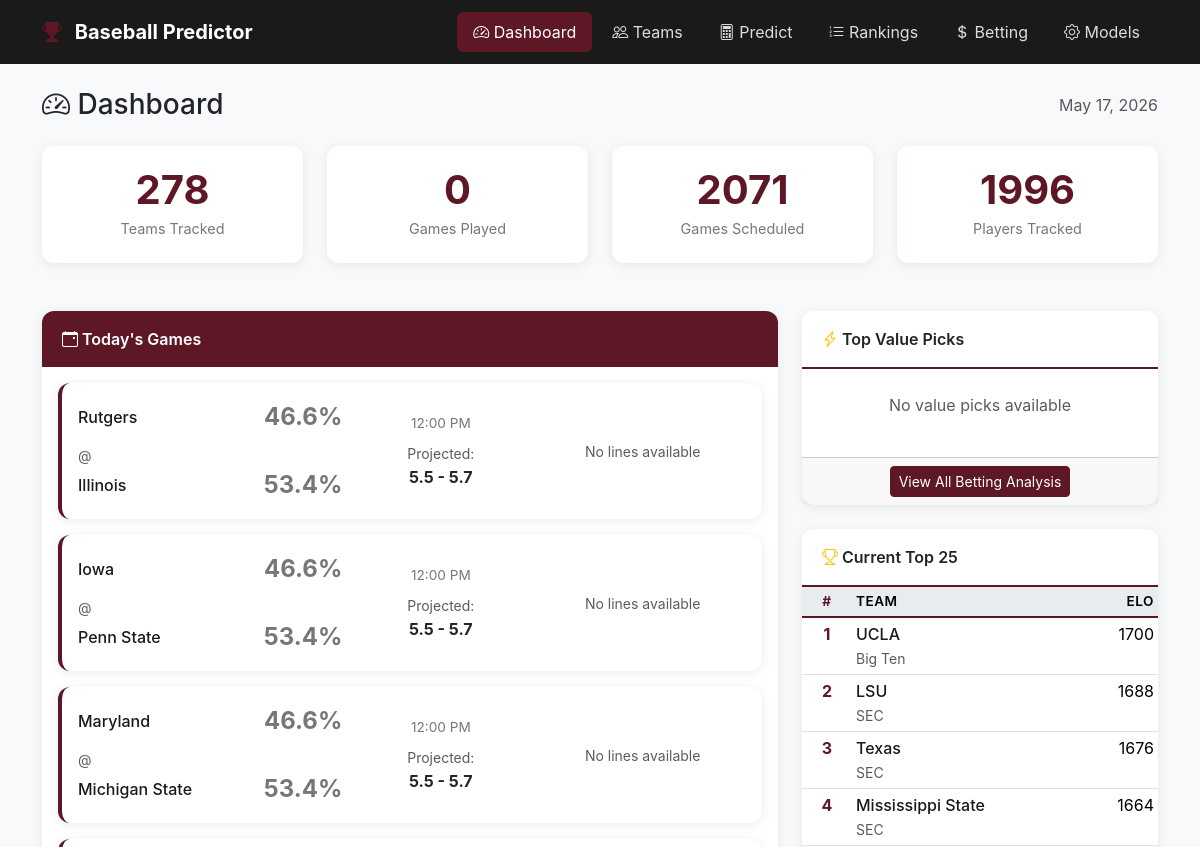
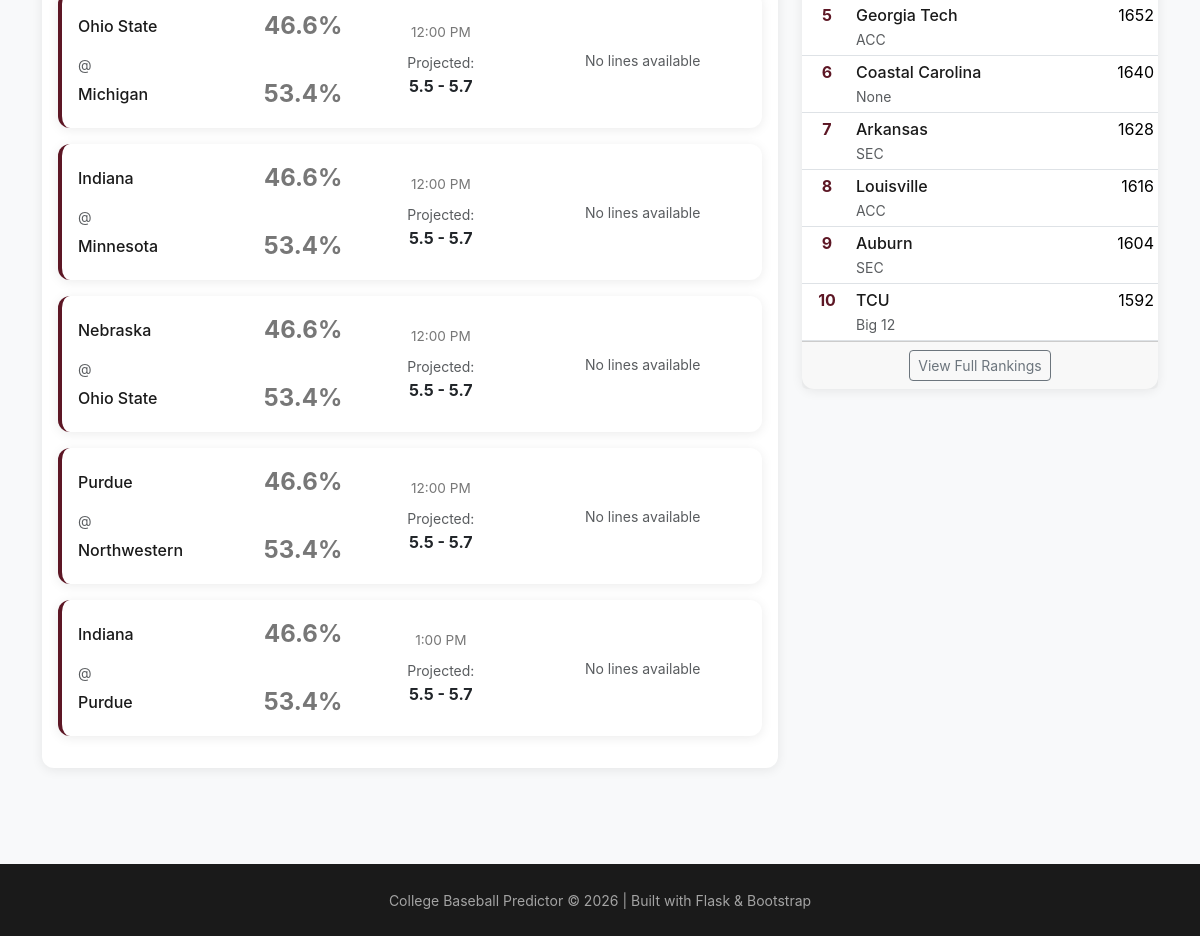
The page / on the database its author committed (2 pictures, top to bottom).
### tables this page shows
CREATE TABLE elo_ratings (
                    team_id TEXT PRIMARY KEY,
                    rating REAL DEFAULT 1500,
                    games_played INTEGER DEFAULT 0,
                    updated_at TEXT DEFAULT CURRENT_TIMESTAMP
                );

CREATE TABLE teams (
            id TEXT PRIMARY KEY,
            name TEXT NOT NULL,
            nickname TEXT,
            conference TEXT,
            division TEXT,
            athletics_url TEXT,
            preseason_rank INTEGER,
            current_rank INTEGER,
            created_at TEXT DEFAULT CURRENT_TIMESTAMP,
            updated_at TEXT DEFAULT CURRENT_TIMESTAMP
        );

CREATE TABLE games (
            id TEXT PRIMARY KEY,
            date TEXT NOT NULL,
            time TEXT,
            home_team_id TEXT NOT NULL,
            away_team_id TEXT NOT NULL,
            home_score INTEGER,
            away_score INTEGER,
            winner_id TEXT,
            innings INTEGER DEFAULT 9,
            is_conference_game INTEGER DEFAULT 0,
            is_neutral_site INTEGER DEFAULT 0,
            tournament_id TEXT,
            venue TEXT,
            attendance INTEGER,
            notes TEXT,
            status TEXT DEFAULT 'scheduled',  -- scheduled, final, postponed, cancelled
            created_at TEXT DEFAULT CURRENT_TIMESTAMP,
            updated_at TEXT DEFAULT CURRENT_TIMESTAMP,
            FOREIGN KEY (home_team_id) REFERENCES teams(id),
            FOREIGN KEY (away_team_id) REFERENCES teams(id),
            FOREIGN KEY (tournament_id) REFERENCES tournaments(id)
        );

### web/app.py (the view)
@app.route('/')
def dashboard():
    todays_games = get_todays_games()
    value_picks = get_value_picks(5)
    top_25 = get_current_top_25()
    stats = get_quick_stats()
    conn = get_connection()
    c = conn.cursor()
    for team in top_25:
        c.execute('SELECT rating FROM elo_ratings WHERE team_id = ?', (team['id'],))
        row = c.fetchone()
        team['elo_rating'] = row[0] if row else None
    conn.close()
    return render_template('dashboard.html',
                          todays_games=todays_games,
                          value_picks=value_picks,
                          top_25=top_25,
                          stats=stats,
                          today=datetime.now().strftime('%B %d, %Y'))

### web/templates/dashboard.html (shortened to what this page needs)
{% extends "base.html" %}
{% block content %}
<div class="d-flex justify-content-between align-items-center mb-4">
    <h1 class="h3 mb-0">
        <i class="bi bi-speedometer2 text-maroon"></i> Dashboard
    </h1>
    <span class="text-muted">{{ today }}</span>
</div>
<div class="row mb-4">
    <div class="col-6 col-md-3">
        <div class="card stat-card">
            <div class="stat-value">{{ stats.total_teams }}</div>
            <div class="stat-label">Teams Tracked</div>
        </div>
    </div>
    <div class="col-6 col-md-3">
        <div class="card stat-card">
            <div class="stat-value">{{ stats.games_played }}</div>
            <div class="stat-label">Games Played</div>
        </div>
    </div>
    <div class="col-6 col-md-3">
        <div class="card stat-card">
            <div class="stat-value">{{ stats.games_scheduled }}</div>
            <div class="stat-label">Games Scheduled</div>
        </div>
    </div>
    <div class="col-6 col-md-3">
        <div class="card stat-card">
            <div class="stat-value">{{ stats.players_tracked or 0 }}</div>
            <div class="stat-label">Players Tracked</div>
        </div>
    </div>
</div>
<div class="row">
    <div class="col-lg-8">
        <div class="card">
            <div class="card-header bg-maroon">
                <i class="bi bi-calendar-event"></i> Today's Games
            </div>
            <div class="card-body">
                {% if todays_games %}
                    {% for game in todays_games %}
                    <div class="game-card card mb-3">
                        <div class="card-body">
                            <div class="row align-items-center">
                                <div class="col-md-5">
                                    <div class="d-flex justify-content-between align-items-center">
                                        <div>
                                            <a href="/team/{{ game.away_team_id }}" class="team-link">
                                                {{ game.away_team_name }}
                                            </a>
                                        </div>
                                        {% if game.prediction %}
                                        <span class="win-prob {% if game.prediction.away_win_probability > 0.6 %}high{% elif game.prediction.away_win_probability < 0.4 %}low{% else %}medium{% endif %}">
                                            {{ (game.prediction.away_win_probability * 100)|round(1) }}%
                                        </span>
                                        {% endif %}
                                    </div>
                                    <div class="mt-2">
                                        <small class="text-muted">@</small>
                                    </div>
                                    <div class="d-flex justify-content-between align-items-center">
                                        <div>
                                            <a href="/team/{{ game.home_team_id }}" class="team-link">
                                                {{ game.home_team_name }}
                                            </a>
                                        </div>
                                        {% if game.prediction %}
                                        <span class="win-prob {% if game.prediction.home_win_probability > 0.6 %}high{% elif game.prediction.home_win_probability < 0.4 %}low{% else %}medium{% endif %}">
                                            {{ (game.prediction.home_win_probability * 100)|round(1) }}%
                                        </span>
                                        {% endif %}
                                    </div>
                                </div>
                                <div class="col-md-3 text-center">
                                    <div class="game-time">{{ game.time or 'TBD' }}</div>
                                    {% if game.prediction %}
                                    <div class="mt-2">
                                        <small class="text-muted">Projected:</small>
                                        <div class="fw-bold">{{ game.prediction.projected_away_runs|round(1) }} - {{ game.prediction.projected_home_runs|round(1) }}</div>
                                    </div>
                                    {% endif %}
                                </div>
                                <div class="col-md-4 text-center">
                                    {% if game.home_ml and game.away_ml %}
                                    <small class="text-muted d-block">DraftKings</small>
                                    <div class="d-flex justify-content-center gap-3">
                                        <span>{{ game.away_ml|format_odds }}</span>
                                        <span class="text-muted">/</span>
                                        <span>{{ game.home_ml|format_odds }}</span>
                                    </div>
                                    {% if game.over_under %}
                                    <small class="text-muted">O/U {{ game.over_under }}</small>
                                    {% endif %}
                                    {% else %}
                                    <small class="text-muted">No lines available</small>
                                    {% endif %}
                                </div>
                            </div>
                        </div>
                    </div>
                    {% endfor %}
                {% else %}
                <div class="text-center text-muted py-4">
                    <i class="bi bi-calendar-x display-4"></i>
                    <p class="mt-2">No games scheduled for today</p>
                </div>
                {% endif %}
            </div>
        </div>
    </div>
    <div class="col-lg-4">
        <div class="card">
            <div class="card-header">
                <i class="bi bi-lightning-charge text-warning"></i> Top Value Picks
            </div>
            <div class="card-body p-0">
                {% if value_picks %}
                <div class="list-group list-group-flush">
                    {% for pick in value_picks %}
                    <div class="list-group-item">
                        <div class="d-flex justify-content-between align-items-start">
                            <div>
                                <strong>{{ pick.pick }}</strong>
                                <div class="small text-muted">{{ pick.game }}</div>
                            </div>
                            <div class="text-end">
                                <span class="value-indicator positive">
                                    +{{ pick.edge|round(1) }}%
                                </span>
                                <div class="small text-muted mt-1">{{ pick.moneyline|format_odds }}</div>
                            </div>
                        </div>
                        <div class="progress mt-2" style="height: 6px;">
                            <div class="progress-bar bg-success" style="width: {{ pick.model_prob * 100 }}%"></div>
                        </div>
                        <div class="d-flex justify-content-between small text-muted mt-1">
                            <span>Model: {{ (pick.model_prob * 100)|round(1) }}%</span>
                            <span>DK: {{ (pick.dk_implied * 100)|round(1) }}%</span>
                        </div>
                    </div>
                    {% endfor %}
                </div>
                {% else %}
                <div class="text-center text-muted py-4">
                    <p>No value picks available</p>
                </div>
                {% endif %}
            </div>
            <div class="card-footer text-center">
                <a href="/betting" class="btn btn-sm btn-maroon">View All Betting Analysis</a>
            </div>
        </div>
        <div class="card">
            <div class="card-header">
                <i class="bi bi-trophy text-warning"></i> Current Top 25
            </div>
            <div class="card-body p-0">
                {% if top_25 %}
                <div class="table-responsive">
                    <table class="table table-sm table-hover mb-0">
                        <thead>
                            <tr>
                                <th class="rank-col">#</th>
                                <th>Team</th>
                                <th class="text-end">Elo</th>
                            </tr>
                        </thead>
                        <tbody>
                            {% for team in top_25[:10] %}
                            <tr>
                                <td class="rank-col">{{ team.current_rank }}</td>
                                <td>
                                    <a href="/team/{{ team.id }}" class="team-link">{{ team.name }}</a>
                                    <br><small class="text-muted">{{ team.conference }}</small>
                                </td>
                                <td class="text-end">
                                    {% if team.elo_rating %}
                                    {{ team.elo_rating|round(0)|int }}
                                    {% else %}
                                    —
                                    {% endif %}
                                </td>
                            </tr>
                            {% endfor %}
                        </tbody>
                    </table>
                </div>
                {% else %}
                <div class="text-center text-muted py-4">
                    <p>No rankings available</p>
                </div>
                {% endif %}
            </div>
            <div class="card-footer text-center">
                <a href="/rankings" class="btn btn-sm btn-outline-secondary">View Full Rankings</a>
            </div>
        </div>
    </div>
</div>
{% endblock %}

### web/templates/base.html (shortened to what this page needs)
<!DOCTYPE html>
<html lang="en">
<head>
    <link href="https://cdn.jsdelivr.net/npm/bootstrap@5.3.2/dist/css/bootstrap.min.css" rel="stylesheet">
    <link href="https://cdn.jsdelivr.net/npm/bootstrap-icons@1.11.1/font/bootstrap-icons.css" rel="stylesheet">
</head>
<body>
    <nav class="navbar navbar-expand-lg navbar-dark">
        <div class="container">
            <a class="navbar-brand" href="/">
                <i class="bi bi-trophy-fill icon"></i>
                Baseball Predictor
            </a>
            <div class="collapse navbar-collapse" id="navbarNav">
                <ul class="navbar-nav ms-auto">
                    <li class="nav-item">
                        <a class="nav-link {% if request.endpoint == 'dashboard' %}active{% endif %}" href="/">
                            <i class="bi bi-speedometer2"></i> Dashboard
                        </a>
                    </li>
                    <li class="nav-item">
                        <a class="nav-link {% if request.endpoint == 'teams' %}active{% endif %}" href="/teams">
                            <i class="bi bi-people"></i> Teams
                        </a>
                    </li>
                    <li class="nav-item">
                        <a class="nav-link {% if request.endpoint == 'predict' %}active{% endif %}" href="/predict">
                            <i class="bi bi-calculator"></i> Predict
                        </a>
                    </li>
                    <li class="nav-item">
                        <a class="nav-link {% if request.endpoint == 'rankings' %}active{% endif %}" href="/rankings">
                            <i class="bi bi-list-ol"></i> Rankings
                        </a>
                    </li>
                    <li class="nav-item">
                        <a class="nav-link {% if request.endpoint == 'betting' %}active{% endif %}" href="/betting">
                            <i class="bi bi-currency-dollar"></i> Betting
                        </a>
                    </li>
                    <li class="nav-item">
                        <a class="nav-link {% if request.endpoint == 'models' %}active{% endif %}" href="/models">
                            <i class="bi bi-gear"></i> Models
                        </a>
                    </li>
                </ul>
            </div>
        </div>
    </nav>
    <main class="container py-4">
        {% block content %}{% endblock %}
    </main>
    <footer class="footer">
        <div class="container text-center">
            <small>College Baseball Predictor &copy; 2026 | Built with Flask & Bootstrap</small>
        </div>
    </footer>
</body>
</html>

### rows shown on the page
elo_ratings: away_team_name "Rutgers", prediction "46.6", home_team_name "Illinois", prediction "53.4", time "12:00 PM", prediction.projected_away_runs "5.5", prediction.projected_home_runs "5.7"
games: away_team_name "Iowa", prediction "46.6", home_team_name "Penn State", prediction "53.4", time "12:00 PM", prediction.projected_away_runs "5.5", prediction.projected_home_runs "5.7"
elo_ratings: away_team_name "Maryland", prediction "46.6", home_team_name "Michigan State", prediction "53.4", time "12:00 PM", prediction.projected_away_runs "5.5", prediction.projected_home_runs "5.7"
elo_ratings: away_team_name "Ohio State", prediction "46.6", home_team_name "Michigan", prediction "53.4", time "12:00 PM", prediction.projected_away_runs "5.5", prediction.projected_home_runs "5.7"
elo_ratings: away_team_name "Indiana", prediction "46.6", home_team_name "Minnesota", prediction "53.4", time "12:00 PM", prediction.projected_away_runs "5.5", prediction.projected_home_runs "5.7", home_team_name "Purdue", time "1:00 PM"
elo_ratings: away_team_name "Nebraska", prediction "46.6", home_team_name "Ohio State", prediction "53.4", time "12:00 PM", prediction.projected_away_runs "5.5", prediction.projected_home_runs "5.7"
games: away_team_name "Purdue", prediction "46.6", home_team_name "Northwestern", prediction "53.4", time "12:00 PM", prediction.projected_away_runs "5.5", prediction.projected_home_runs "5.7"
teams: name "UCLA", conference "Big Ten"
elo_ratings: elo_rating "1700"
teams: name "LSU", conference "SEC"
elo_ratings: elo_rating "1688"
teams: name "Texas", conference "SEC"
elo_ratings: elo_rating "1676"
teams: name "Mississippi State", conference "SEC"
elo_ratings: elo_rating "1664"
teams: name "Georgia Tech", conference "ACC"
elo_ratings: elo_rating "1652"
teams: name "Coastal Carolina"
elo_ratings: elo_rating "1640"
teams: name "Arkansas", conference "SEC"
elo_ratings: elo_rating "1628"
teams: name "Louisville", conference "ACC"
elo_ratings: elo_rating "1616"
teams: name "Auburn", conference "SEC"
elo_ratings: elo_rating "1604"
teams: name "TCU", conference "Big 12"
elo_ratings: elo_rating "1592"

### other values the page prints
{{ stats.total_teams }} "278"
{{ stats.games_played }} "0"
{{ stats.games_scheduled }} "2071"
{{ stats.players_tracked or 0 }} "1996"
{{ team.current_rank }} "1" "2" "3" "4" "5" "6" "7" "8" "9" "10"
{{ team.conference }} "None"
